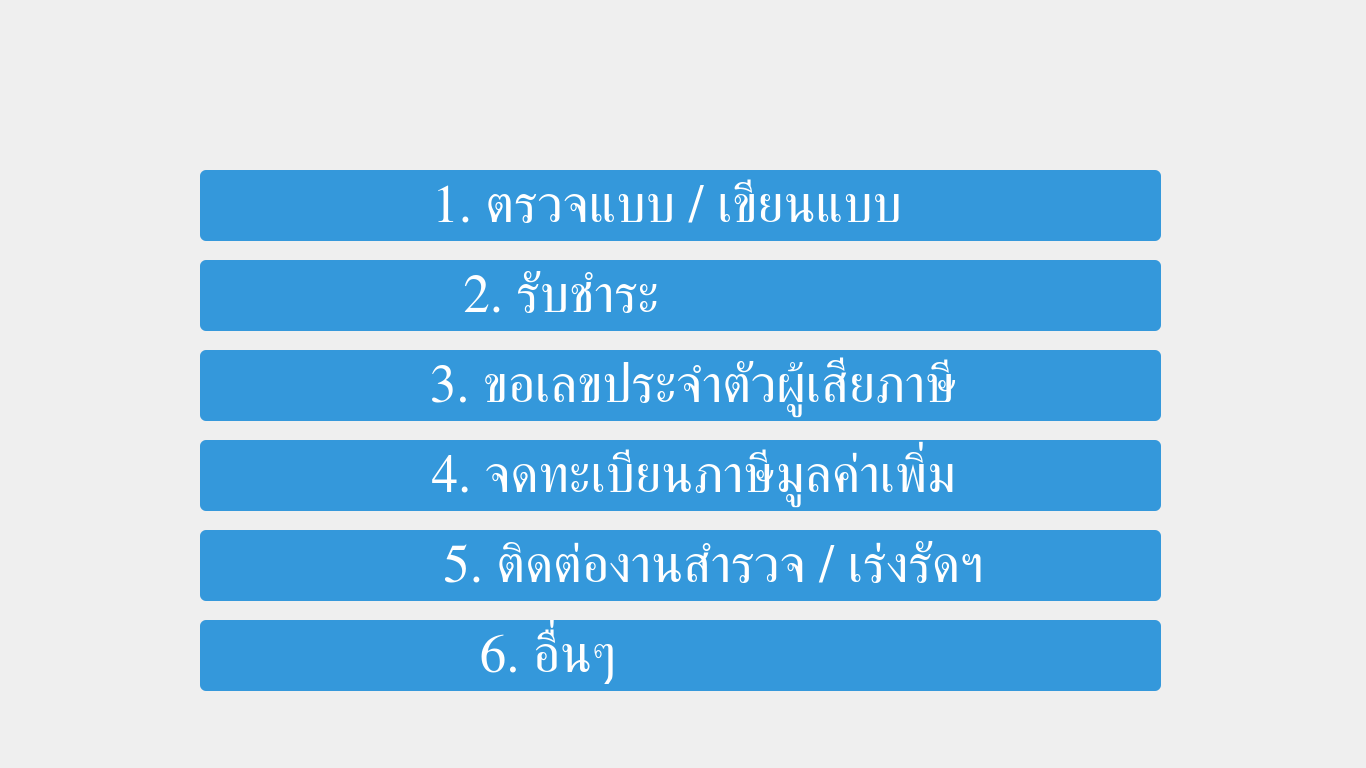
<?xml version="1.0" encoding="UTF-8"?>
<ui version="4.0">
 <author>Pramuan Yingyong</author>
 <class>MainWindow</class>
 <widget class="QMainWindow" name="MainWindow">
  <property name="enabled">
   <bool>false</bool>
  </property>
  <property name="geometry">
   <rect>
    <x>0</x>
    <y>0</y>
    <width>1366</width>
    <height>768</height>
   </rect>
  </property>
  <property name="sizePolicy">
   <sizepolicy hsizetype="Maximum" vsizetype="Maximum">
    <horstretch>0</horstretch>
    <verstretch>0</verstretch>
   </sizepolicy>
  </property>
  <property name="maximumSize">
   <size>
    <width>1366</width>
    <height>768</height>
   </size>
  </property>
  <property name="windowTitle">
   <string>RD2 - Queue Print System</string>
  </property>
  <property name="styleSheet">
   <string notr="true">QWidget#centralwidget
{
background-image: url(:/images/background1366.jpg);
}

</string>
  </property>
  <widget class="QWidget" name="centralwidget">
   <widget class="QPushButton" name="pushButton1">
    <property name="geometry">
     <rect>
      <x>200</x>
      <y>170</y>
      <width>961</width>
      <height>71</height>
     </rect>
    </property>
    <property name="font">
     <font>
      <family>supermarket</family>
      <pointsize>40</pointsize>
     </font>
    </property>
    <property name="styleSheet">
     <string notr="true">QPushButton{
	color: #FFFFFF;
	background-color: #3498db;
  	border-color: beige;
  	border-color: #f8f9fa;
	border-radius: 6px;
}

QPushButton:pressed {
    background-color: qlineargradient(x1: 0, y1: 0, x2: 0, y2: 1,
                                      stop: 0 #dadbde, stop: 1 #f6f7fa);
}
</string>
    </property>
    <property name="text">
     <string>1. ตรวจแบบ / เขียนแบบ  </string>
    </property>
   </widget>
   <widget class="QPushButton" name="pushButton2">
    <property name="geometry">
     <rect>
      <x>200</x>
      <y>260</y>
      <width>961</width>
      <height>71</height>
     </rect>
    </property>
    <property name="font">
     <font>
      <family>supermarket</family>
      <pointsize>40</pointsize>
     </font>
    </property>
    <property name="styleSheet">
     <string notr="true">QPushButton{
	color: #FFFFFF;
	background-color: #3498db;
  	border-color: beige;
  	border-color: #f8f9fa;
	border-radius: 6px;
}

QPushButton:pressed {
    background-color: qlineargradient(x1: 0, y1: 0, x2: 0, y2: 1,
                                      stop: 0 #dadbde, stop: 1 #f6f7fa);
}
</string>
    </property>
    <property name="text">
     <string> 2. รับชำระ                   </string>
    </property>
   </widget>
   <widget class="QPushButton" name="pushButton3">
    <property name="geometry">
     <rect>
      <x>200</x>
      <y>350</y>
      <width>961</width>
      <height>71</height>
     </rect>
    </property>
    <property name="font">
     <font>
      <family>supermarket</family>
      <pointsize>40</pointsize>
     </font>
    </property>
    <property name="styleSheet">
     <string notr="true">QPushButton{
	color: #FFFFFF;
	background-color: #3498db;
  	border-color: beige;
  	border-color: #f8f9fa;
	border-radius: 6px;
}

QPushButton:pressed {
    background-color: qlineargradient(x1: 0, y1: 0, x2: 0, y2: 1,
                                      stop: 0 #dadbde, stop: 1 #f6f7fa);
}
</string>
    </property>
    <property name="text">
     <string>  3. ขอเลขประจำตัวผู้เสียภาษี</string>
    </property>
   </widget>
   <widget class="QPushButton" name="pushButton4">
    <property name="geometry">
     <rect>
      <x>200</x>
      <y>440</y>
      <width>961</width>
      <height>71</height>
     </rect>
    </property>
    <property name="font">
     <font>
      <family>supermarket</family>
      <pointsize>40</pointsize>
     </font>
    </property>
    <property name="styleSheet">
     <string notr="true">QPushButton{
	color: #FFFFFF;
	background-color: #3498db;
  	border-color: beige;
  	border-color: #f8f9fa;
	border-radius: 6px;
}

QPushButton:pressed {
    background-color: qlineargradient(x1: 0, y1: 0, x2: 0, y2: 1,
                                      stop: 0 #dadbde, stop: 1 #f6f7fa);
}
</string>
    </property>
    <property name="text">
     <string>  4. จดทะเบียนภาษีมูลค่าเพิ่ม</string>
    </property>
   </widget>
   <widget class="QPushButton" name="pushButton5">
    <property name="geometry">
     <rect>
      <x>200</x>
      <y>530</y>
      <width>961</width>
      <height>71</height>
     </rect>
    </property>
    <property name="font">
     <font>
      <family>supermarket</family>
      <pointsize>40</pointsize>
     </font>
    </property>
    <property name="styleSheet">
     <string notr="true">QPushButton{
	color: #FFFFFF;
	background-color: #3498db;
  	border-color: beige;
  	border-color: #f8f9fa;
	border-radius: 6px;
}

QPushButton:pressed {
    background-color: qlineargradient(x1: 0, y1: 0, x2: 0, y2: 1,
                                      stop: 0 #dadbde, stop: 1 #f6f7fa);
}
</string>
    </property>
    <property name="text">
     <string>     5. ติดต่องานสำรวจ / เร่งรัดฯ</string>
    </property>
   </widget>
   <widget class="QPushButton" name="pushButton5_2">
    <property name="geometry">
     <rect>
      <x>200</x>
      <y>620</y>
      <width>961</width>
      <height>71</height>
     </rect>
    </property>
    <property name="font">
     <font>
      <family>supermarket</family>
      <pointsize>40</pointsize>
     </font>
    </property>
    <property name="styleSheet">
     <string notr="true">QPushButton{
	color: #FFFFFF;
	background-color: #3498db;
  	border-color: beige;
  	border-color: #f8f9fa;
	border-radius: 6px;
}

QPushButton:pressed {
    background-color: qlineargradient(x1: 0, y1: 0, x2: 0, y2: 1,
                                      stop: 0 #dadbde, stop: 1 #f6f7fa);
}
</string>
    </property>
    <property name="text">
     <string>     6. อื่นๆ                         </string>
    </property>
   </widget>
  </widget>
 </widget>
 <resources>
  <include location="background.qrc"/>
 </resources>
 <connections/>
</ui>
